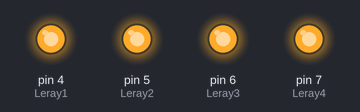
The sketch below on a simulated Arduino Uno, built with avr-gcc and run on an emulated ATmega328P. Parts: output pins drawn as LEDs (lit = HIGH).

Above: at 0.2 s.
At 1.7 s:
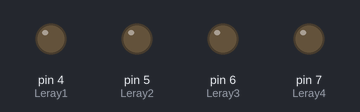
Timing chart, 0 to 3.0 s (numbered marks = the images above):
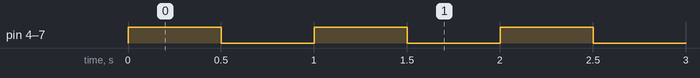

Measured:
- by itself, pin 4 (Leray1), pin 5 (Leray2), pin 6 (Leray3), pin 7 (Leray4): alternates HIGH for 0.50 s and LOW for 0.50 s

The sketch:

Relay00.ino
```cpp
#define Leray1 4
#define Leray2 5
#define Leray3 6
#define Leray4 7

void setup() {
  pinMode(Leray1,OUTPUT);
  pinMode(Leray2,OUTPUT);
  pinMode(Leray3,OUTPUT);
  pinMode(Leray4,OUTPUT);

}

void loop() {
 digitalWrite(Leray1,HIGH);
 digitalWrite(Leray2,HIGH);
 digitalWrite(Leray3,HIGH);
 digitalWrite(Leray4,HIGH);
 delay(500);
 digitalWrite(Leray1,LOW);
 digitalWrite(Leray2,LOW);
 digitalWrite(Leray3,LOW);
 digitalWrite(Leray4,LOW);
 delay(500);
}
```
